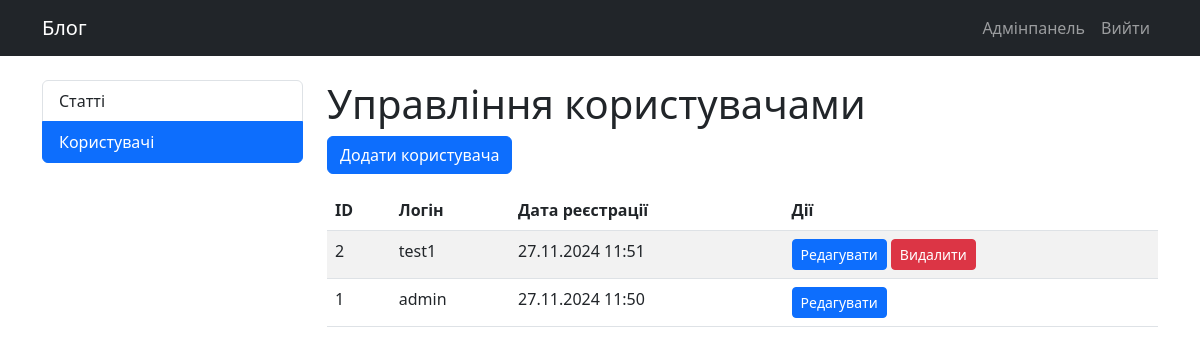
Page /admin/users (signed in) on the committed database.
### tables this page shows
CREATE TABLE `users` (
  `id` int NOT NULL,
  `login` varchar(50) NOT NULL,
  `password` varchar(255) NOT NULL,
  `created_at` timestamp NULL DEFAULT CURRENT_TIMESTAMP
);

### controllers/AdminController.php (called while the page is built, shortened)
<?php
class AdminController {
    private $user;
    public function __construct($db) {
        $this->user = new User($db);
    }
    public function users() {
        $users = $this->user->readAll();
        include_once __DIR__ . '/../views/admin/users.php';
    }
}

### models/User.php (called while the page is built, shortened)
<?php
class User {
    private $conn;
    private $table = 'users';
    public function __construct($db) {
        $this->conn = $db;
    }
    public function readAll() {
        $query = "SELECT id, login, created_at FROM " . $this->table . " ORDER BY created_at DESC";
        $result = $this->conn->query($query);
        return $result;
    }
}

### views/admin/users.php (the view)
<?php include_once __DIR__ . '/../layout/header.php'; ?>
<div class="row">
    <div class="col-md-3">
        <div class="list-group">
            <a href="/admin/articles" class="list-group-item list-group-item-action">Статті</a>
            <a href="/admin/users" class="list-group-item list-group-item-action active">Користувачі</a>
        </div>
    </div>
    <div class="col-md-9">
        <h1>Управління користувачами</h1>
        <div class="mb-3">
            <a href="/admin/users/create" class="btn btn-primary">Додати користувача</a>
        </div>
        <?php if ($users && $users->num_rows > 0): ?>
            <div class="table-responsive">
                <table class="table table-striped">
                    <thead>
                        <tr>
                            <th>ID</th>
                            <th>Логін</th>
                            <th>Дата реєстрації</th>
                            <th>Дії</th>
                        </tr>
                    </thead>
                    <tbody>
                        <?php while ($user = $users->fetch_assoc()): ?>
                            <tr>
                                <td><?php echo htmlspecialchars($user['id']); ?></td>
                                <td><?php echo htmlspecialchars($user['login']); ?></td>
                                <td><?php echo date('d.m.Y H:i', strtotime($user['created_at'])); ?></td>
                                <td>
                                    <a href="/admin/users/edit/<?php echo $user['id']; ?>" class="btn btn-sm btn-primary">Редагувати</a>
                                    <?php if ($user['id'] != $_SESSION['user_id']): ?>
                                        <a href="/admin/users/delete?id=<?php echo $user['id']; ?>"
                                           class="btn btn-sm btn-danger"
                                           onclick="return confirm('Ви впевнені?')">Видалити</a>
                                    <?php endif; ?>
                                </td>
                            </tr>
                        <?php endwhile; ?>
                    </tbody>
                </table>
            </div>
        <?php else: ?>
            <p>Користувачі відсутні</p>
        <?php endif; ?>
    </div>
</div>
<?php include_once __DIR__ . '/../layout/footer.php'; ?>

### rows in the picture
users: id "2", login "test1", created_at "27.11.2024 11:51"
users: id "1", login "admin", created_at "27.11.2024 11:50"
